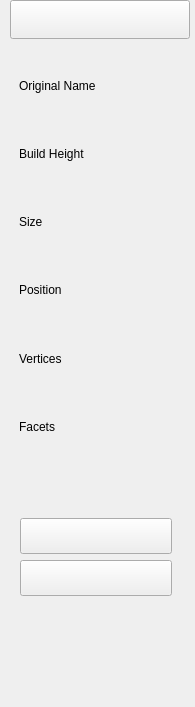
<?xml version="1.0" encoding="UTF-8"?>
<ui version="4.0">
 <class>testInfoForm</class>
 <widget class="QWidget" name="testInfoForm">
  <property name="geometry">
   <rect>
    <x>0</x>
    <y>0</y>
    <width>195</width>
    <height>707</height>
   </rect>
  </property>
  <property name="windowTitle">
   <string>Form</string>
  </property>
  <widget class="QFrame" name="frame">
   <property name="geometry">
    <rect>
     <x>10</x>
     <y>70</y>
     <width>181</width>
     <height>421</height>
    </rect>
   </property>
   <property name="sizePolicy">
    <sizepolicy hsizetype="Preferred" vsizetype="Minimum">
     <horstretch>0</horstretch>
     <verstretch>0</verstretch>
    </sizepolicy>
   </property>
   <property name="frameShape">
    <enum>QFrame::NoFrame</enum>
   </property>
   <property name="frameShadow">
    <enum>QFrame::Plain</enum>
   </property>
   <property name="lineWidth">
    <number>0</number>
   </property>
   <layout class="QVBoxLayout" name="verticalLayout">
    <item>
     <widget class="QLabel" name="nameLa">
      <property name="sizePolicy">
       <sizepolicy hsizetype="Fixed" vsizetype="Fixed">
        <horstretch>0</horstretch>
        <verstretch>0</verstretch>
       </sizepolicy>
      </property>
      <property name="text">
       <string>Original Name</string>
      </property>
     </widget>
    </item>
    <item>
     <widget class="QLabel" name="nameVaLa">
      <property name="sizePolicy">
       <sizepolicy hsizetype="Preferred" vsizetype="MinimumExpanding">
        <horstretch>0</horstretch>
        <verstretch>0</verstretch>
       </sizepolicy>
      </property>
      <property name="minimumSize">
       <size>
        <width>0</width>
        <height>0</height>
       </size>
      </property>
      <property name="text">
       <string/>
      </property>
     </widget>
    </item>
    <item>
     <widget class="QLabel" name="buildHeightLa">
      <property name="sizePolicy">
       <sizepolicy hsizetype="Fixed" vsizetype="Fixed">
        <horstretch>0</horstretch>
        <verstretch>0</verstretch>
       </sizepolicy>
      </property>
      <property name="text">
       <string>Build Height</string>
      </property>
     </widget>
    </item>
    <item>
     <widget class="QLabel" name="buildHeightVaLa">
      <property name="sizePolicy">
       <sizepolicy hsizetype="Preferred" vsizetype="MinimumExpanding">
        <horstretch>0</horstretch>
        <verstretch>0</verstretch>
       </sizepolicy>
      </property>
      <property name="text">
       <string/>
      </property>
     </widget>
    </item>
    <item>
     <widget class="QLabel" name="dimensionLa">
      <property name="sizePolicy">
       <sizepolicy hsizetype="Fixed" vsizetype="Fixed">
        <horstretch>0</horstretch>
        <verstretch>0</verstretch>
       </sizepolicy>
      </property>
      <property name="text">
       <string>Size</string>
      </property>
     </widget>
    </item>
    <item>
     <widget class="QLabel" name="dimensionVaLa">
      <property name="sizePolicy">
       <sizepolicy hsizetype="Preferred" vsizetype="MinimumExpanding">
        <horstretch>0</horstretch>
        <verstretch>0</verstretch>
       </sizepolicy>
      </property>
      <property name="text">
       <string/>
      </property>
     </widget>
    </item>
    <item>
     <widget class="QLabel" name="positionLa">
      <property name="sizePolicy">
       <sizepolicy hsizetype="Fixed" vsizetype="Fixed">
        <horstretch>0</horstretch>
        <verstretch>0</verstretch>
       </sizepolicy>
      </property>
      <property name="text">
       <string>Position</string>
      </property>
     </widget>
    </item>
    <item>
     <widget class="QLabel" name="positionVaLa">
      <property name="sizePolicy">
       <sizepolicy hsizetype="Preferred" vsizetype="MinimumExpanding">
        <horstretch>0</horstretch>
        <verstretch>0</verstretch>
       </sizepolicy>
      </property>
      <property name="text">
       <string/>
      </property>
     </widget>
    </item>
    <item>
     <widget class="QLabel" name="verticesLa">
      <property name="sizePolicy">
       <sizepolicy hsizetype="Fixed" vsizetype="Fixed">
        <horstretch>0</horstretch>
        <verstretch>0</verstretch>
       </sizepolicy>
      </property>
      <property name="text">
       <string>Vertices</string>
      </property>
     </widget>
    </item>
    <item>
     <widget class="QLabel" name="verticesVaLa">
      <property name="sizePolicy">
       <sizepolicy hsizetype="Preferred" vsizetype="MinimumExpanding">
        <horstretch>0</horstretch>
        <verstretch>0</verstretch>
       </sizepolicy>
      </property>
      <property name="minimumSize">
       <size>
        <width>0</width>
        <height>0</height>
       </size>
      </property>
      <property name="text">
       <string/>
      </property>
     </widget>
    </item>
    <item>
     <widget class="QLabel" name="facesLa">
      <property name="sizePolicy">
       <sizepolicy hsizetype="Fixed" vsizetype="Fixed">
        <horstretch>0</horstretch>
        <verstretch>0</verstretch>
       </sizepolicy>
      </property>
      <property name="text">
       <string>Facets</string>
      </property>
     </widget>
    </item>
    <item>
     <widget class="QLabel" name="facesVaLa">
      <property name="sizePolicy">
       <sizepolicy hsizetype="Preferred" vsizetype="MinimumExpanding">
        <horstretch>0</horstretch>
        <verstretch>0</verstretch>
       </sizepolicy>
      </property>
      <property name="minimumSize">
       <size>
        <width>0</width>
        <height>0</height>
       </size>
      </property>
      <property name="text">
       <string/>
      </property>
     </widget>
    </item>
   </layout>
  </widget>
  <widget class="QToolButton" name="singleOrAllTB">
   <property name="geometry">
    <rect>
     <x>20</x>
     <y>518</y>
     <width>152</width>
     <height>36</height>
    </rect>
   </property>
   <property name="styleSheet">
    <string notr="true"/>
   </property>
   <property name="text">
    <string/>
   </property>
   <property name="checkable">
    <bool>true</bool>
   </property>
  </widget>
  <widget class="QToolButton" name="printJobEstimateTB">
   <property name="geometry">
    <rect>
     <x>20</x>
     <y>560</y>
     <width>152</width>
     <height>36</height>
    </rect>
   </property>
   <property name="text">
    <string/>
   </property>
  </widget>
  <widget class="QToolButton" name="infoTab">
   <property name="geometry">
    <rect>
     <x>10</x>
     <y>0</y>
     <width>180</width>
     <height>39</height>
    </rect>
   </property>
   <property name="styleSheet">
    <string notr="true"/>
   </property>
   <property name="text">
    <string/>
   </property>
   <property name="checkable">
    <bool>true</bool>
   </property>
  </widget>
 </widget>
 <resources/>
 <connections/>
</ui>
